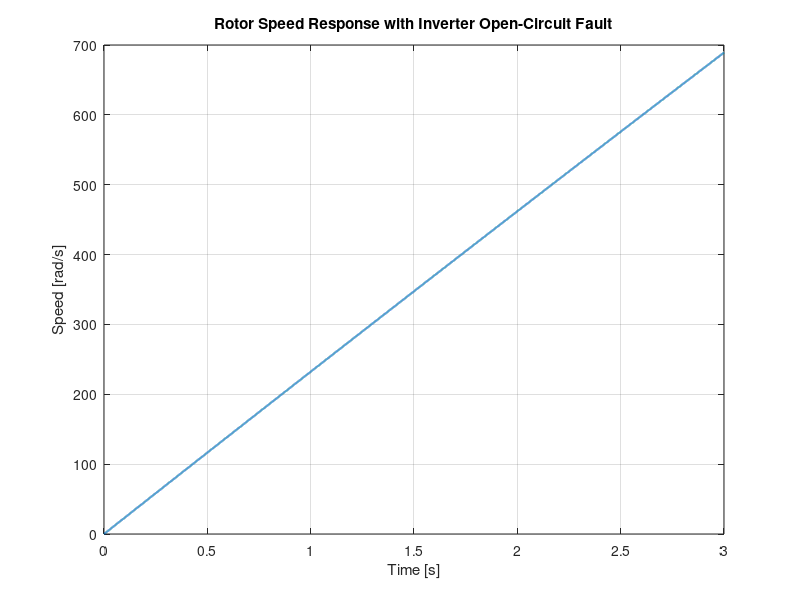

This figure's MATLAB source: (Note: this script raises an error after producing the figure.)
%% Sensorless IM Drive with Inverter OCF Fault Injection
clear; clc; close all;

%% ================== Simulation Settings ==================
Ts     = 1e-4;      % Sampling time [s]
Tend   = 3;         % Total simulation time [s]
tfault = 1;         % Fault injection time [s]
time   = 0:Ts:Tend;
N      = length(time);

%% ================== Motor Parameters ==================
P  = 4;             % Number of poles
Rs = 0.435;         % Stator resistance [Ohm]
Rr = 0.816;         % Rotor resistance [Ohm]
Ls = 0.002;         % Stator inductance [H]
Lr = 0.002;         % Rotor inductance [H]
Lm = 0.0693;        % Mutual inductance [H]
J  = 0.089;         % Inertia [kg.m^2]
B  = 0.001;         % Friction coefficient

Vdc = 600;          % DC link voltage [V]

%% ================== References ==================
w_ref = 1500 * 2*pi/60;   % Mechanical speed reference [rad/s]
id_ref = 0;              % Flux current reference
iq_ref = 100;            % Torque current reference

%% ================== Variables ==================
wm  = zeros(1,N);        % Mechanical speed
Te  = zeros(1,N);        % Electromagnetic torque

ia = zeros(1,N); ib = ia; ic = ia;
va = ia; vb = ia; vc = ia;

%% ================== Inverter Gate Signals ==================
Sa = ones(1,N);   % Phase-A upper switch
Sb = ones(1,N);   % Phase-B upper switch
Sc = ones(1,N);   % Phase-C upper switch

%% ================== Fault Injection ==================
for k = 1:N

    t = time(k);

    % -------- Inverter Open-Circuit Fault --------
    if t >= tfault
        Sa(k) = 0;     % Open-circuit fault in phase-A upper switch
        % For leg fault, also disable lower switch in Simulink
    end

    % -------- Phase Voltages (Simplified SVPWM) --------
    va(k) = (2*Sa(k)-1) * Vdc/2;
    vb(k) = (2*Sb(k)-1) * Vdc/2;
    vc(k) = (2*Sc(k)-1) * Vdc/2;

    % -------- Current & Torque (Simplified Placeholder) --------
    ia(k) = va(k)/Rs;
    ib(k) = vb(k)/Rs;
    ic(k) = vc(k)/Rs;

    Te(k) = 1.5 * (P/2) * Lm * iq_ref;

    % -------- Mechanical Equation --------
    if k > 1
        wm(k) = wm(k-1) + Ts*(Te(k) - B*wm(k-1))/J;
    end
end

%% ================== Plots ==================
figure;
plot(time, wm, 'LineWidth', 1.5); grid on;
xlabel('Time [s]');
ylabel('Speed [rad/s]');
title('Rotor Speed Response with Inverter Open-Circuit Fault');
xline(tfault, '--r', 'Fault');

figure;
plot(time, ia, 'LineWidth', 1.5); hold on;
plot(time, ib, 'LineWidth', 1.5);
plot(time, ic, 'LineWidth', 1.5); grid on;
xlabel('Time [s]');
ylabel('Phase Currents [A]');
title('Stator Phase Currents under Inverter OCF');
legend('i_a','i_b','i_c');
xline(tfault, '--r', 'Fault');
